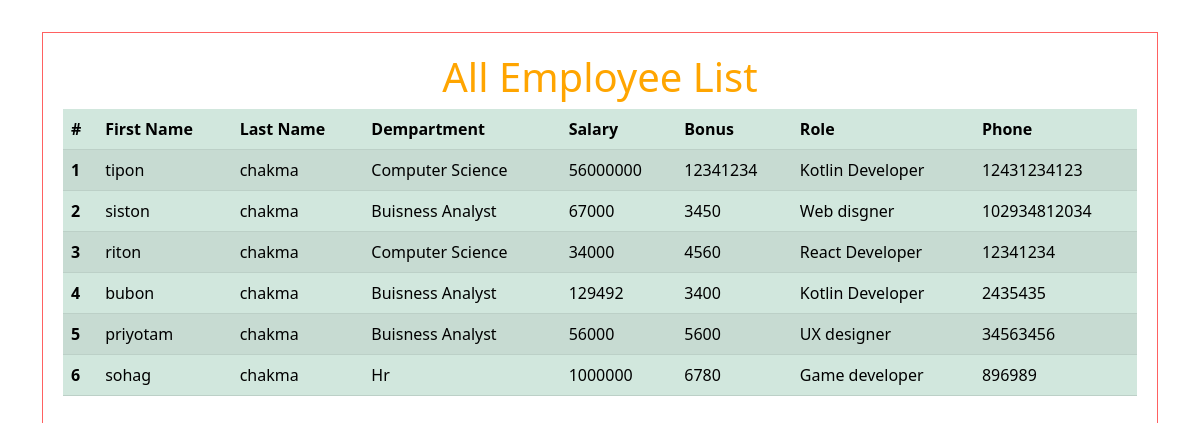
The page /view_emp on the database as committed earlier.
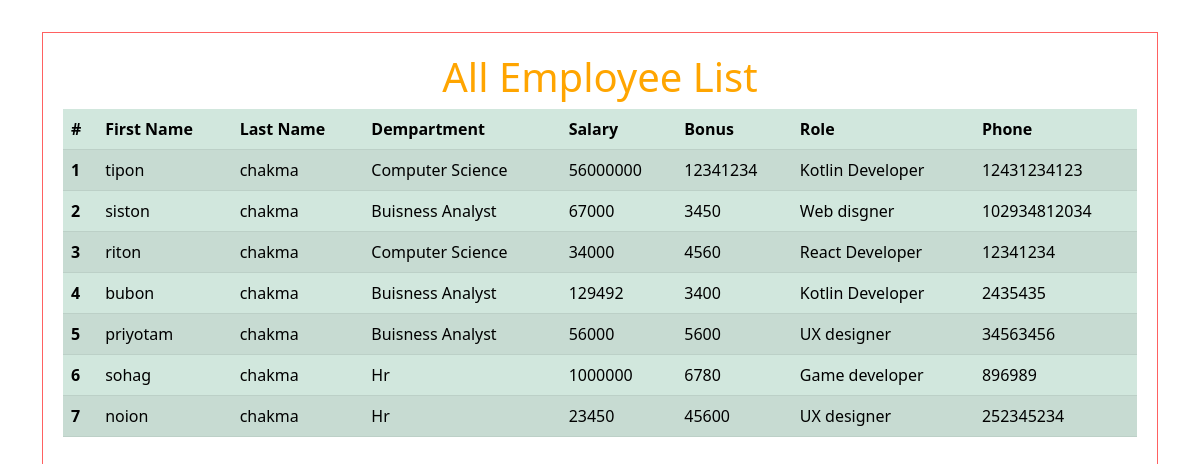
The same page on the database as committed later.
### emp_app/models.py (models this page shows, shortened)
class Employee(models.Model):
    first_name = models.CharField(max_length=100, null=False)
    last_name = models.CharField(max_length=100)
    dept = models.ForeignKey(Department, on_delete=models.CASCADE)
    salary = models.IntegerField(default=0)
    bonus = models.IntegerField(default=0)
    role = models.ForeignKey(Role, on_delete=models.CASCADE)
    phone = models.IntegerField(default=0)
    def __str__(self):
        return "%s %s %s" %(self.first_name, self.last_name, self.phone)

class Department(models.Model):
    name = models.CharField(max_length=100, null=False)
    location = models.CharField(max_length=100)

class Role(models.Model):
    name = models.CharField(max_length=100, null=False)
    def __str__(self):
        return self.name

### emp_app/views.py (the view)
# urls.py: path('view_emp', views.view_emp, name='view_emp'),
def view_emp(request):
    emps = Employee.objects.all()
    context = {
        'emps': emps
    }
    print(context)
    return render(request, 'emp_app/view_emp.html',context)

### emp_app/templates/emp_app/view_emp.html (shortened to what this page needs)
{% load static %}
<!DOCTYPE html>
<html lang="en">
  <head>
    <link
      href="https://cdn.jsdelivr.net/npm/bootstrap@5.2.3/dist/css/bootstrap.min.css"
      rel="stylesheet"
    />
    <link rel="stylesheet" href="{% static 'emp_app/index.css' %}" />
  </head>
  <body>
    <div class="container">
      <div class="inside">
        <h1>All Employee List</h1>
        <table class="table table-success table-striped">
          <thead>
            <tr>
              <th scope="col">#</th>
              <th scope="col">First Name</th>
              <th scope="col">Last Name</th>
              <th scope="col">Dempartment</th>
              <th scope="col">Salary</th>
              <th scope="col">Bonus</th>
              <th scope="col">Role</th>
              <th scope="col">Phone</th>
            </tr>
          </thead>
          <tbody>
            {% for emp in emps %}
            <tr>
              <th scope="row">{{emp.id}}</th>
              <td>{{emp.first_name}}</td>
              <td>{{emp.last_name}}</td>
              <td>{{emp.dept.name}}</td>
              <td>{{emp.salary}}</td>
              <td>{{emp.bonus}}</td>
              <td>{{emp.role}}</td>
              <td>{{emp.phone}}</td>
            </tr>
            {% endfor %}
          </tbody>
        </table>
      </div>
    </div>
  </body>
</html>

Rows that differ between the two databases and show on the page:
added Employee: id "7", first_name "noion", last_name "chakma", dept.name "Hr", salary "23450", bonus "45600", role "UX designer", phone "252345234"
